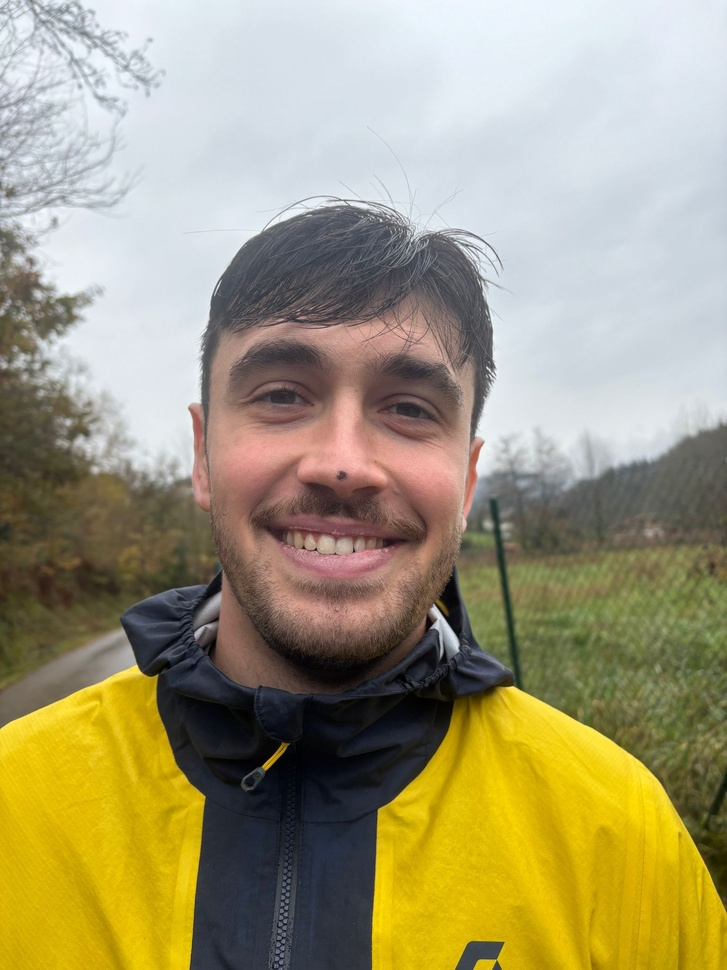
#> input picture data/myself.jpg, 727 x 970 px, shrunk from 1536 x 2048 before the run, found by its file name
$ python 02_segmenting_with_canny.py
#> lines starting #> are read from the running program, lines starting #| are printed output that depends on the picture; after the words box and inside, x2 and y2 are one past the last pixel; in counts of white or black regions, pixels touching at a corner belong together
"""
We will try to find the mask of a picture of myself. The idea is to use the Canny algorithm in order to find
borders and then try to find the object.
"""

#### 1. Import necessary libraries ####
import cv2
import numpy as np

#### 2. Define global variables ####
INPUT_IMAGE_PATH = "/Users/aitor/Desktop/Personal/repos/image_processing_playground/data/myself.jpg"

#### 3. Code ####
image = cv2.imread(INPUT_IMAGE_PATH)
#> image is the input picture: shape (970, 727, 3); mean B, G, R 119, 153.2, 161.5

# Convert it to grayscale:
image_gray = cv2.cvtColor(image, cv2.COLOR_BGR2GRAY)
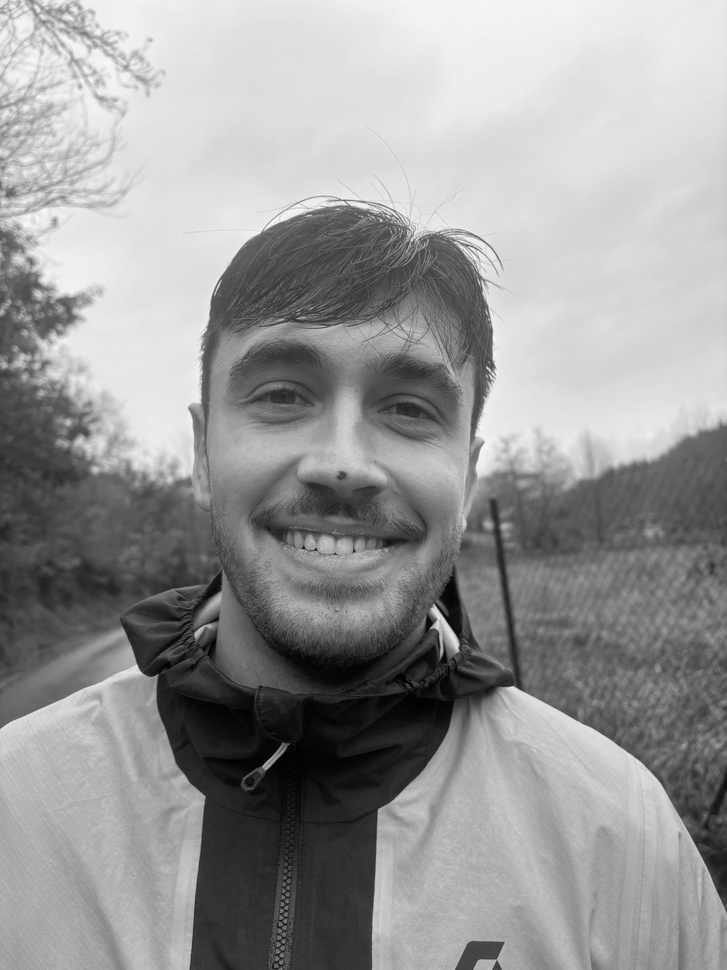
#> image_gray: shape (970, 727); min 0, max 253, mean 151.7

threshold_otsu, _ = cv2.threshold(image_gray, 0, 255, cv2.THRESH_OTSU)
#> threshold_otsu = 140
mask_otsu = np.uint8((image_gray<threshold_otsu)*255)
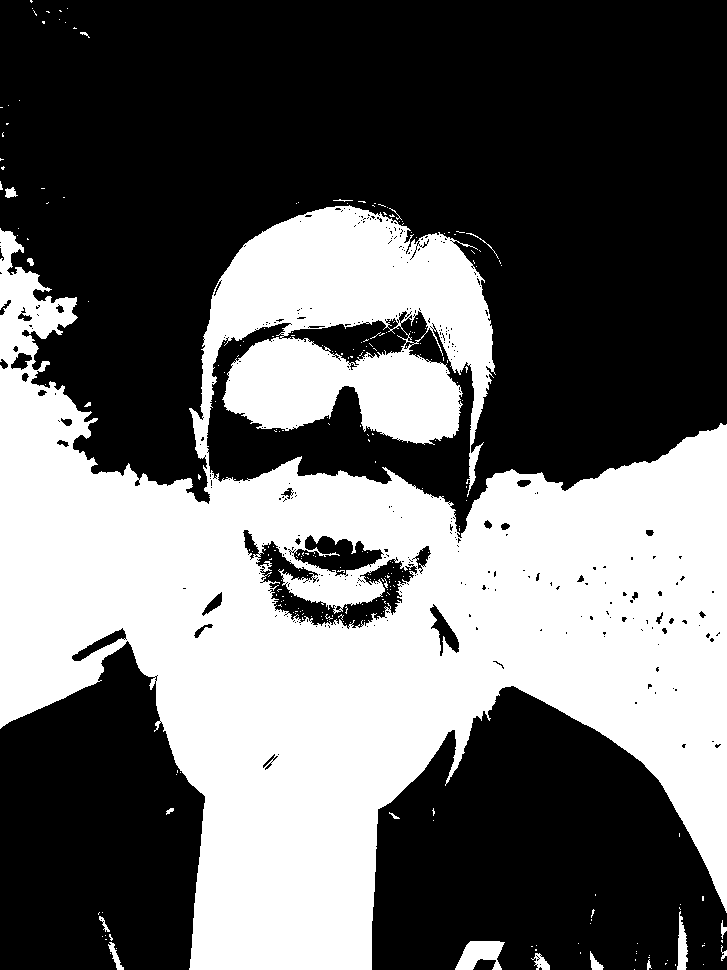
#> mask_otsu: shape (970, 727); 40.7% white; 256 white regions (237 under 20 px), largest, box (x1, y1, x2, y2) and area: (0, 205, 727, 970) 284082, (455, 941, 505, 970) 936, (677, 911, 688, 970) 404

#cv2.imshow("otsu_mask", mask_otsu)
#cv2.waitKey(0)

# The OTSU threshold does not work correctly in finding myself in the picture. Let's go further then.
# We will use Canny in order to detect borders. Instead of finding the mask itself, we are going to detect borders first:
borders = cv2.Canny(image_gray, 25, 150)
#> borders: shape (970, 727); 7% white in thin lines or dots

#cv2.imshow("borders", borders)
#cv2.waitKey(0)

# As we can see, borders have been detected quite well in the image. However, it looks like we have very thin borders. This is
# due to the Canny algorithm because it just leaves one pixel in the border. Thus, we can pass a kernel in order to make it thicker.
kernel = np.ones((5, 5), np.uint8)
borders_new = cv2.dilate(borders, kernel)
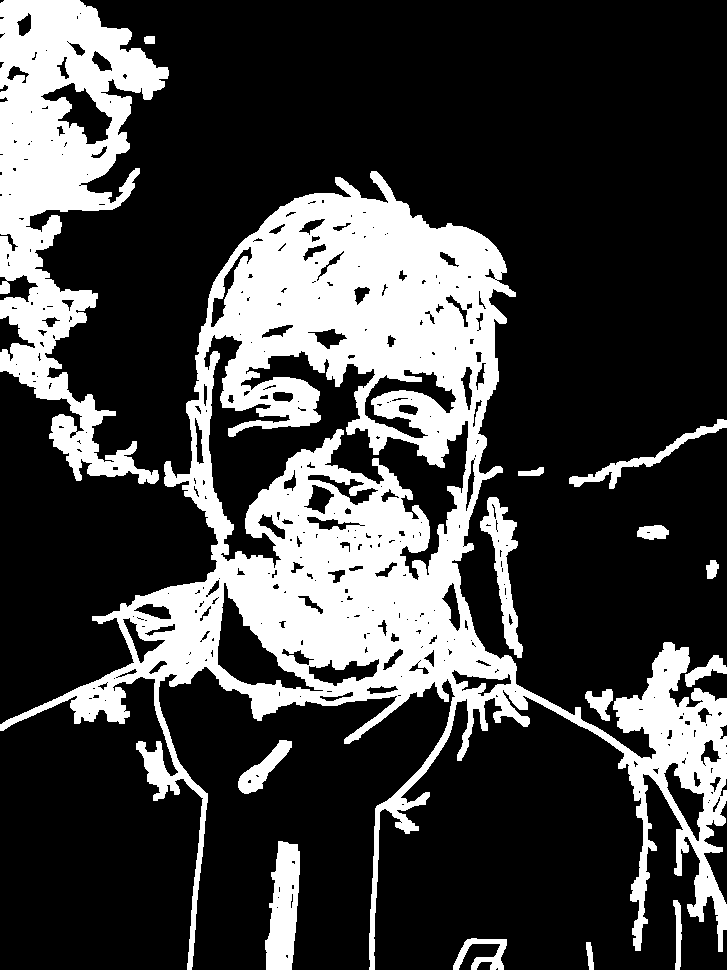
#> borders_new: shape (970, 727); 25.8% white; 15 white regions
#cv2.imshow("borders_new", borders_new)
#cv2.waitKey(0)

# Once borders are detected, we want to find the mask. This is, myself. Thus, we will find contourss:
contours, _ = cv2.findContours(borders_new, cv2.RETR_TREE, cv2.CHAIN_APPROX_SIMPLE)
#> contours = 400 contours, 260 with area under 20; largest, box (x1, y1, x2, y2) and area: (0, 171, 727, 970) 169373, (0, 0, 169, 484) 38298, (203, 334, 469, 581) 21254, (217, 582, 324, 692) 3753, (265, 841, 300, 970) 3108
objects = borders_new.copy()

cv2.drawContours(objects, [max(contours, key=cv2.contourArea)], -1, 255, thickness=-1)
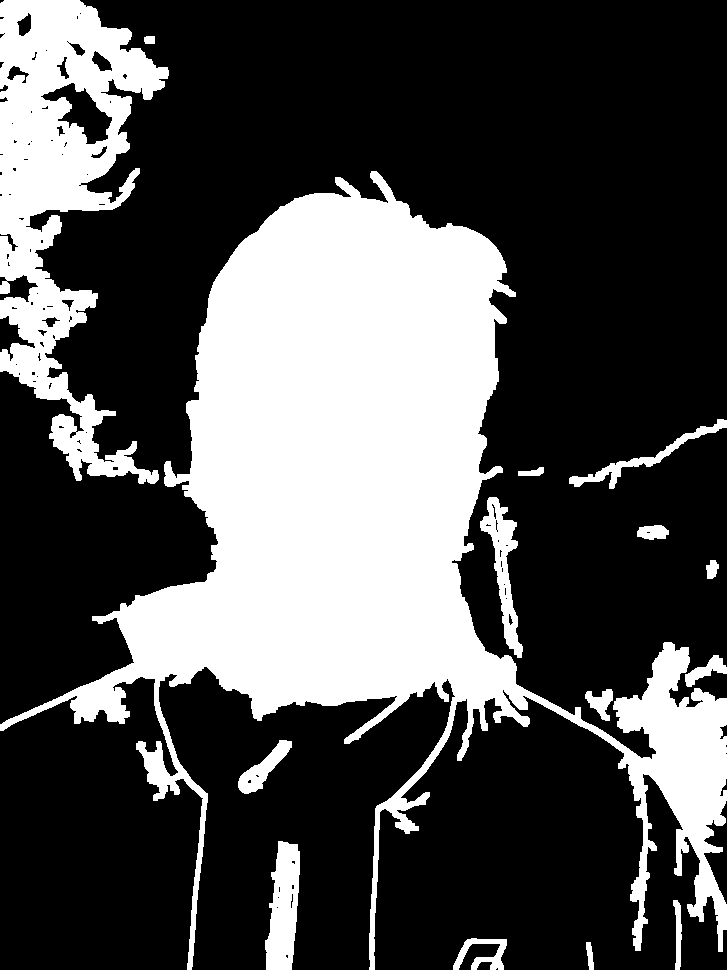
#> objects: shape (970, 727); 31.3% white; 15 white regions, largest, box (x1, y1, x2, y2) and area: (0, 171, 727, 970) 172581, (0, 0, 169, 484) 36504, (265, 841, 300, 970) 3221
#cv2.imshow("objects", objects)
#cv2.waitKey(0)
# We can observe that what we are in fact detecting is my face.
# Now let's segment the obtained mask:
objects = objects/255
seg = np.zeros(image.shape)

# All channels: red, green and blue:
seg[:,:,0] = objects*image[:, :, 0]+255*(objects==0)
seg[:,:,1] = objects*image[:, :, 1]+255*(objects==0)
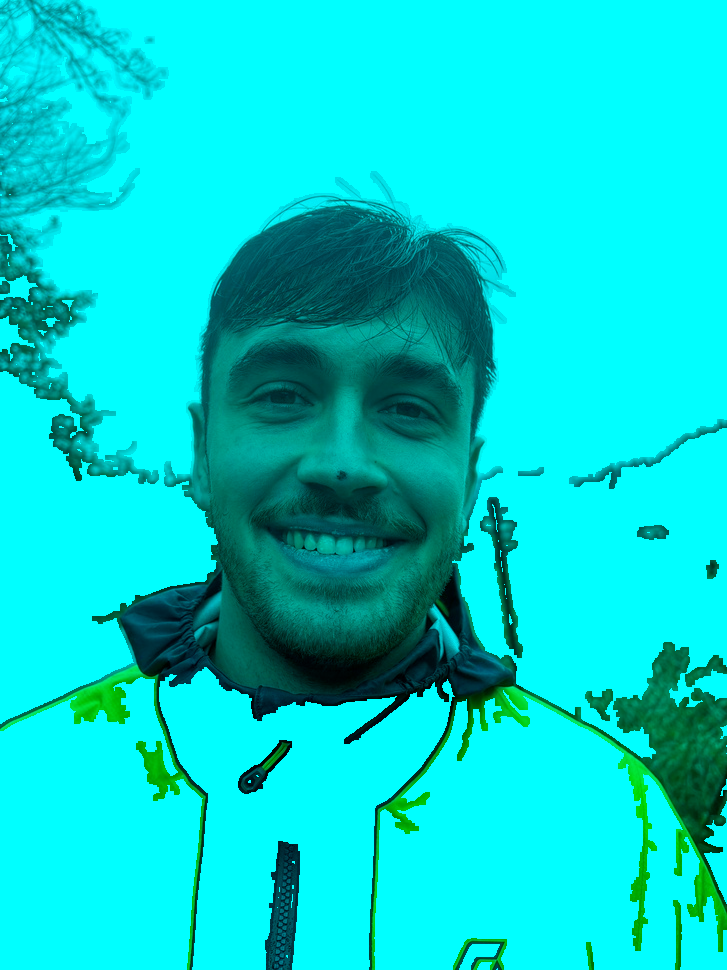
#> seg: shape (970, 727, 3) float64; mean B, G, R 207.8, 212.4, 0
seg[:,:,2] = objects*image[:, :, 2]+255*(objects==0)
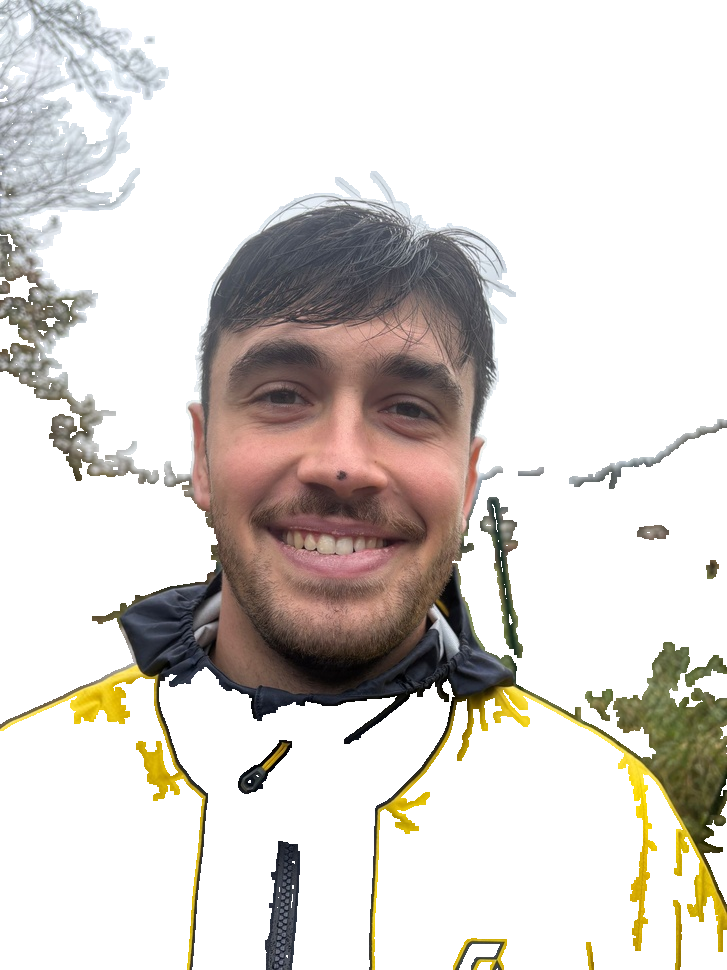
#> seg: shape (970, 727, 3) float64; mean B, G, R 207.8, 212.4, 217.2

seg = np.uint8(seg)

cv2.imshow("segment", seg)
cv2.waitKey(0)
# Well it is not the finnest result we could get, but I think this is a little step. We will learn how to fix
# the image in order to be smoother in furthers .pys.

# Finally we destroy all windows:
cv2.destroyAllWindows()
